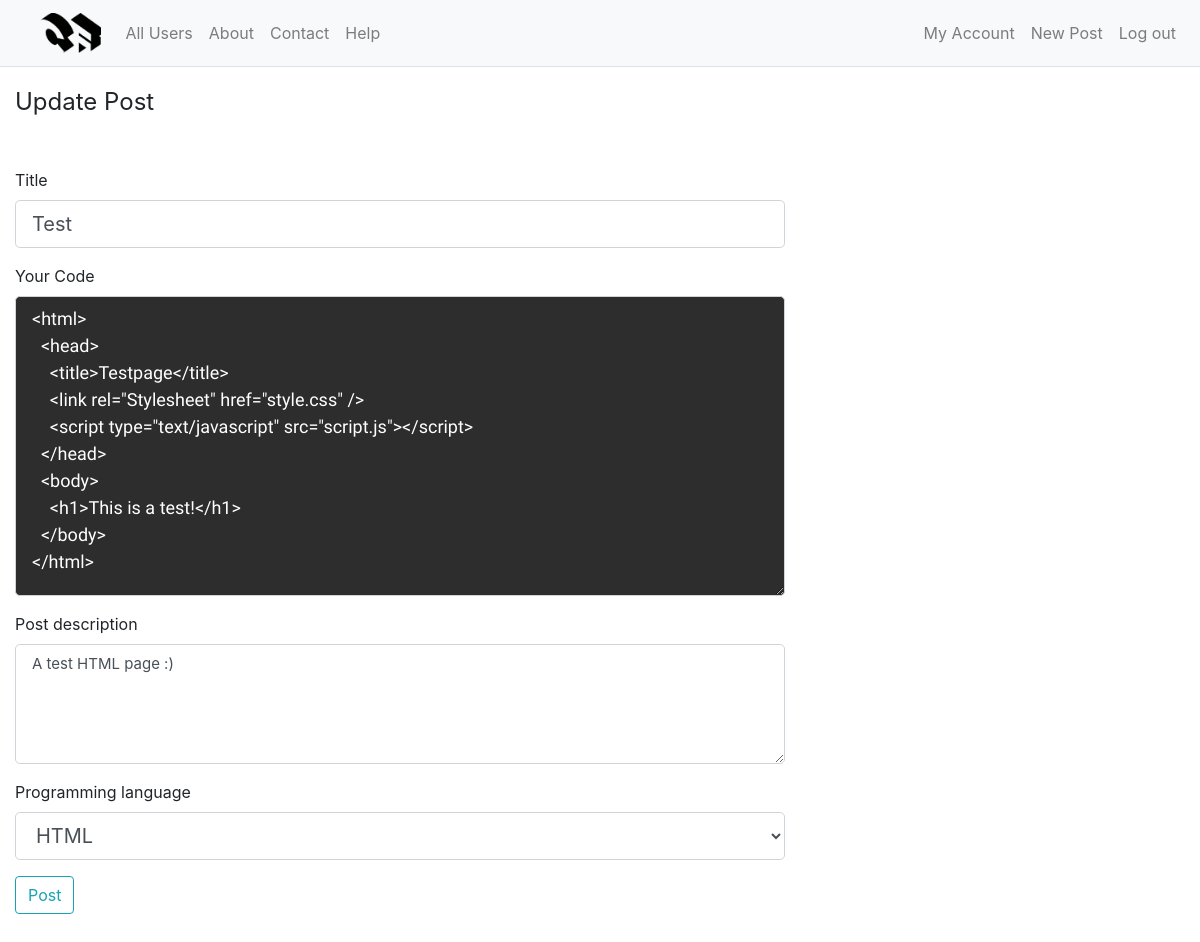
Screenshot of /post/1/update (signed in) with the database file from the repository.
### website/models.py (models this page shows)
class Post(db.Model):
    id = db.Column(db.Integer, primary_key=True)
    title = db.Column(db.String(50), nullable=False)
    datetime = db.Column(db.DateTime, nullable=False, default=datetime.utcnow)
    code = db.Column(db.Text, nullable=False)
    description = db.Column(db.Text, nullable=False)
    user_id = db.Column(db.Integer, db.ForeignKey('user.id'))
    language_id = db.Column(db.Integer, db.ForeignKey('language.id'))
    user_likes = db.relationship('PostLike', backref='likes', lazy=True)
    comments = db.relationship('Comment', backref='comments')
    language = db.relationship('Language', backref='language')

### website/posts/routes.py (the view)
@posts.route("/post/<int:id>/update", methods=['GET', 'POST'])
@login_required
def update_post(id):
    post = Post.query.get_or_404(id)
    if post.author != current_user:
        abort(403)
    form = PostForm()
    if form.validate_on_submit():
        post.title = form.title.data
        post.code = form.code.data
        post.description = form.description.data
        post.language = Language.query.filter_by(name=form.language.data).first()
        db.session.commit()
        flash('Your post has been updated!', 'success')
        return redirect(url_for('posts.post', id=post.id))
    elif request.method == 'GET':
        form.title.data = post.title
        form.code.data = post.code
        form.description.data = post.description
        form.language.data = Language.query.get_or_404(post.language_id).name
    return render_template('create_post.html', title='Update Post',
                           form=form, legend='Update Post')

### website/posts/forms.py
class PostForm(FlaskForm):
    title = StringField('Title', validators=[DataRequired(), Length(min=3, max=30)])
    language = SelectField('Programming language', validators=[DataRequired()], choices=[('java', 'Java'), ('javascript', 'Javascript'), ('csharp', 'C#'), ('cpp', 'C++'), ('python', 'Python'), ('c', 'C'), ('markup', 'HTML'), ('ruby', 'Ruby'), ('sql', 'SQL'), ('css', 'CSS'), ('go', 'GO'), ('php', 'PHP'), ('jsx', 'JSX')])
    code = TextAreaField('Your Code', validators=[DataRequired()])
    description = TextAreaField('Post description', validators=[DataRequired()])
    submit = SubmitField('Post')

### website/models.py (called while the page is built)
@login_manager.user_loader
def load_user(user_id):
    return User.query.get(int(user_id))

### website/templates/create_post.html (shortened to what this page needs)
{% extends "layout.html" %}
{% block content %}
<div class="col-lg-8 col-md-12">
  <form action="" method="POST">
    <fieldset class="form-group">
      <legend class=" mb-5">{{ legend }}</legend>
      <div class="form-group">
        {{ form.title.label(class="form.control-label") }}
        {% if form.title.errors %}
          {{ form.title(class="form-control form-control-lg is-invalid") }}
          <div class="invalid-feedback">
            {% for error in form.title.errors %}
              <span>{{ error }}</span>
            {% endfor %}
          </div>
        {% else %}
          {{ form.title(class="form-control form-control-lg") }}
        {% endif %}
      </div>
      <div class="form-group">
        {{ form.code.label(class="form.control-label") }}
        {% if form.code.errors %}
          {{ form.code(class="form-control form-control-lg is-invalid") }}
          <div class="invalid-feedback">
            {% for error in form.code.errors %}
              <span>{{ error }}</span>
            {% endfor %}
          </div>
        {% else %}
          {{ form.code(class="form-control form-control-lg code-textarea") }}
        {% endif %}
      </div>
      <div class="form-group">
        {{ form.description.label(class="form.control-label") }}
        {% if form.description.errors %}
          {{ form.description(class="form-control form-control-lg is-invalid") }}
          <div class="invalid-feedback">
            {% for error in form.description.errors %}
              <span>{{ error }}</span>
            {% endfor %}
          </div>
          {% else %}
            {{ form.description(class="form-control form-control-lg code-description-textarea") }}
          {% endif %}
      </div>
      <div class="form-group">
        {{ form.language.label(class="form.control-label") }}
        {% if form.language.errors %}
          {{ form.language(class="form-control form-control-lg is-invalid") }}
          <div class="invalid-feedback">
            {% for error in form.language.errors %}
              <span>{{ error }}</span>
            {% endfor %}
          </div>
        {% else %}
          {{ form.language(class="form-control form-control-lg") }}
        {% endif %}
      </div>
      <div class="form-group">
        {{ form.submit(class="btn btn-outline-info") }}
      </div>
    </fieldset>
  </form>
</div>
{% endblock content %}

### website/static/master.css (style rules this page uses)
.code-textarea { font-family: Inconsolata; color: #fff; height: 300px; font-size: 18px; background: #2d2d2d; }
.code-description-textarea { height: 120px; font-size: 15px; }

### rows the page displays
Post: title "Test", code "<html> <head> <title>Testpage</title> <link rel=\"Stylesheet\" href=\"style.css\" /> <script type=\"text/javascript\" src=\"script.js\"></script> </head> <body> <h1>This is a test!</h1> </body> </html>", description "A test HTML page :)", language "HTML"

### other values shown
{{ legend }} "Update Post"
